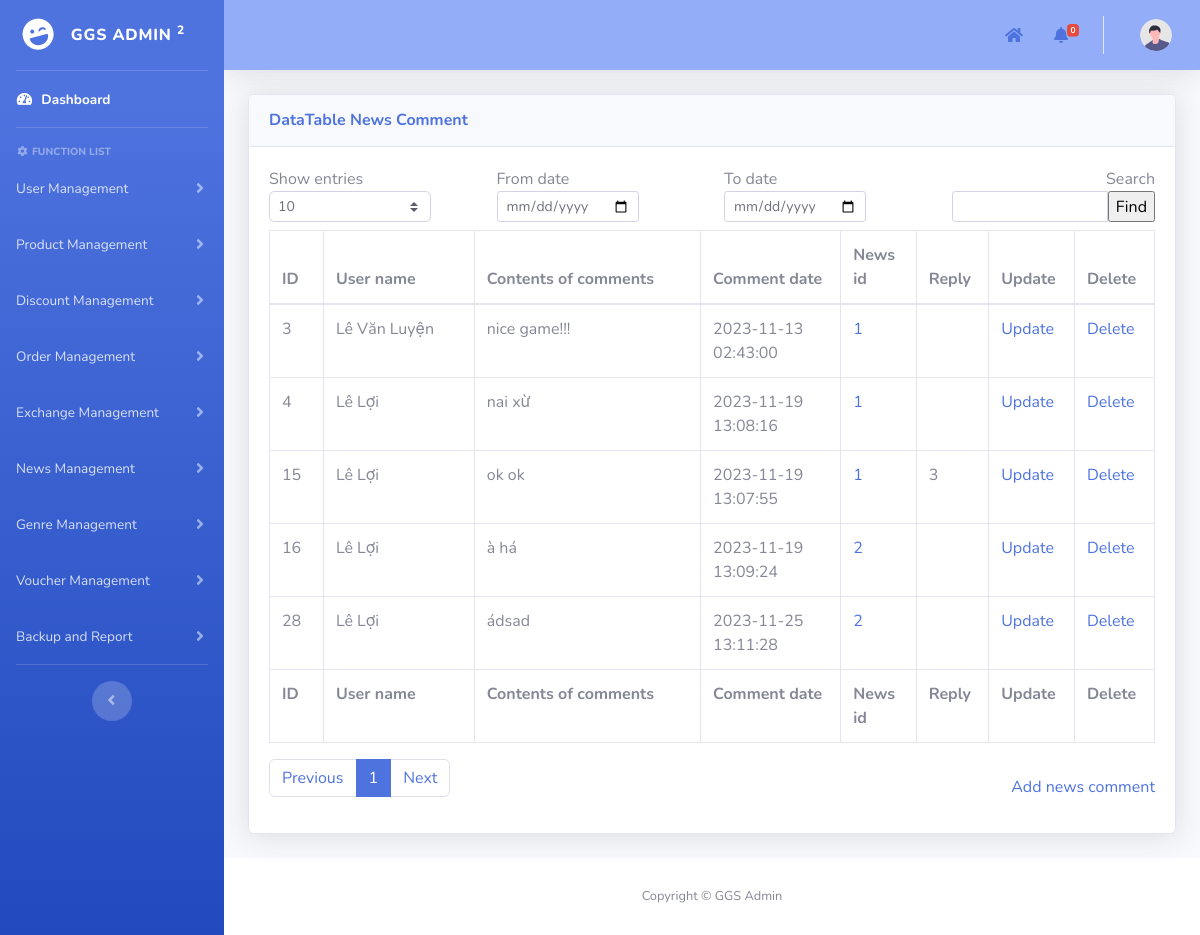
Before: /admin/pages/newsManagement/news_comments.php with the older database file.
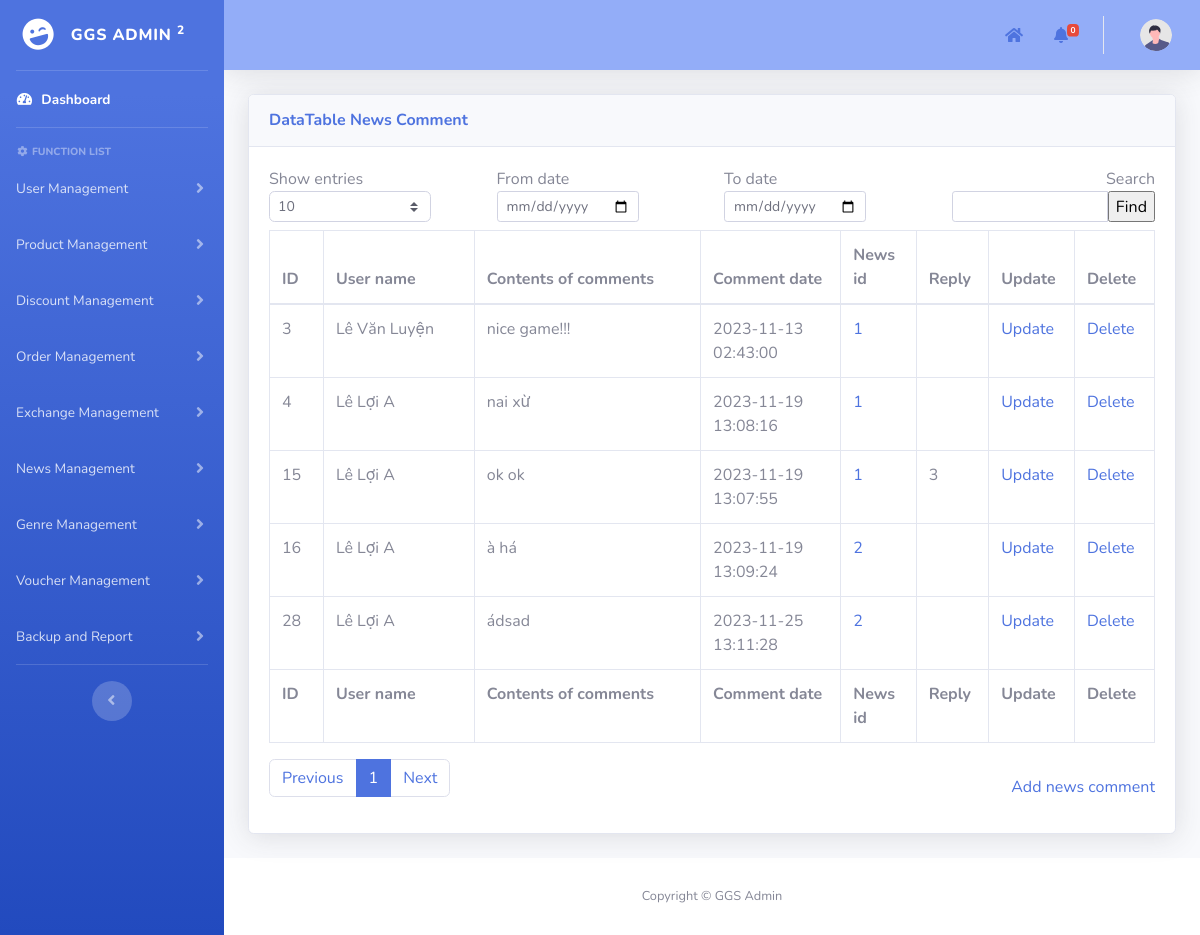
After: the same page with the newer database file.
### tables this page shows
CREATE TABLE `news_comments` (
  `id` int(11) NOT NULL AUTO_INCREMENT,
  `comment` text NOT NULL,
  `comment_date` datetime NOT NULL,
  `news_id` int(11) DEFAULT NULL,
  `user_id` int(11) DEFAULT NULL,
  `reply_id` int(11) DEFAULT NULL,
  PRIMARY KEY (`id`),
  KEY `news_id` (`news_id`),
  KEY `user_id` (`user_id`),
  KEY `fk_reply_id` (`reply_id`),
  CONSTRAINT `fk_reply_id` FOREIGN KEY (`reply_id`) REFERENCES `news_comments` (`id`) ON DELETE CASCADE ON UPDATE CASCADE,
  CONSTRAINT `news_comments_ibfk_1` FOREIGN KEY (`news_id`) REFERENCES `news` (`id`),
  CONSTRAINT `news_comments_ibfk_2` FOREIGN KEY (`user_id`) REFERENCES `users` (`id`)
);

CREATE TABLE `users` (
  `id` int(11) NOT NULL AUTO_INCREMENT,
  `username` varchar(50) NOT NULL,
  `password` varchar(100) NOT NULL,
  `role` enum('user','manufacturer','developer') NOT NULL,
  `full_name` varchar(60) NOT NULL,
  `phone_number` varchar(10) NOT NULL,
  `email` varchar(100) NOT NULL,
  `Gcoin` int(11) NOT NULL DEFAULT 0,
  `locked_until` date DEFAULT NULL,
  `login_attempts` int(11) NOT NULL,
  `lastest_login` date NOT NULL DEFAULT '1900-01-01',
  PRIMARY KEY (`id`)
);

### admin/pages/add_template.php (called while the page is built, shortened)
<?php
include("../template/template.php");
?>

### admin/pages/newsManagement/news_comments.php (the view, shortened to what the changed rows need)
<?php
include("../add_template.php");
function main()
{
    include("../../../mod/database_connection.php");
    $search = isset($_POST["search"]) ? $_POST["search"] : "";
    $show_entries = isset($_POST["show_entries"]) ? $_POST["show_entries"] : 10;
    $from_date = isset($_POST["from_date"]) ? $_POST["from_date"] : "";
    $to_date = isset($_POST["to_date"]) ? $_POST["to_date"] : "";
    if (isset($_GET['page'])) {
        $page = $_GET['page'];
    } else {
        $page = 1;
    }
    if ($page == 1) {
        $begin = 0;
    } else {
        $begin = ($page * $show_entries) - $show_entries;
    }
    $query = "SELECT nc.*, u.full_name FROM news_comments nc, users u WHERE nc.user_id = u.id AND u.full_name LIKE ? ";
    $params = array("%" . $search . "%");
    $query .= "LIMIT ?, ?";
    $params[] = $begin;
    $params[] = $show_entries;
    $stmt = $conn->prepare($query);
    $stmt->bind_param(str_repeat("s", count($params)), ...$params);
    if (!$stmt->execute()) {
        die("Execute failed: " . $stmt->error);
    }
    $result = $stmt->get_result();
    ?>
    <div class="container-fluid">
        <form method="post" name="frmDataDiscount">
            <div class="card shadow mb-4">
                <div class="card-body">
                    <div class="table-responsive">
                        <div id="dataTable_wrapper" class="dataTables_wrapper dt-bootstrap4">
                            <div id="table_data_return">
                                <div class="row">
                                    <div class="col-sm-12">
                                        <table class="table table-bordered dataTable" id="dataTable" width="100%"
                                            cellspacing="0" role="grid" aria-describedby="dataTable_info"
                                            style="width: 100%;">
                                            <thead>
                                                <tr role="row">
                                                    <th class="sorting sorting_asc" tabindex="0" aria-controls="dataTable"
                                                        rowspan="1" colspan="1" aria-sort="ascending"
                                                        aria-label="ID: activate to sort column descending"
                                                        style="width: 50px;">
                                                        ID
                                                    </th>
                                                    <th class="sorting" tabindex="0" aria-controls="dataTable" rowspan="1"
                                                        colspan="1"
                                                        aria-label="Publish date: activate to sort column ascending"
                                                        style="width: 140px;">
                                                        User name
                                                    </th>
                                                    <th class="sorting" tabindex="0" aria-controls="dataTable" rowspan="1"
                                                        colspan="1"
                                                        aria-label="Contents of comments: activate to sort column ascending"
                                                        style="width: 210px;">
                                                        Contents of comments</th>
                                                    <th class="sorting" tabindex="0" aria-controls="dataTable" rowspan="1"
                                                        colspan="1" style="width: 130px;"
                                                        aria-label="Category: activate to sort column ascending"
                                                        style="width: 150px;">
                                                        Comment date
                                                    </th>
                                                    <th class="sorting" tabindex="0" aria-controls="dataTable" rowspan="1"
                                                        colspan="1"
                                                        aria-label="Publish date: activate to sort column ascending"
                                                        style="width: 70px;">
                                                        News id
                                                    </th>
                                                    <th class="sorting" tabindex="0" aria-controls="dataTable" rowspan="1"
                                                        colspan="1" aria-label="Reply: activate to sort column ascending"
                                                        style="width: 60px;">
                                                        Reply
                                                    </th>
                                                    <th class="sorting" tabindex="0" aria-controls="dataTable" rowspan="1"
                                                        colspan="1" aria-label="Age: activate to sort column ascending"
                                                        style="width: 70px;">Update
                                                    </th>
                                                    <th class="sorting" tabindex="0" aria-controls="dataTable" rowspan="1"
                                                        colspan="1" aria-label="Age: activate to sort column ascending"
                                                        style="width: 70px;">Delete
                                                    </th>
                                                </tr>
                                            </thead>
                                            <tfoot>
                                                <tr>
                                                    <th rowspan="1" colspan="1">ID</th>
                                                    <th rowspan="1" colspan="1">User name</th>
                                                    <th rowspan="1" colspan="1">Contents of comments</th>
                                                    <th rowspan="1" colspan="1">Comment date</th>
                                                    <th rowspan="1" colspan="1">News id</th>
                                                    <th rowspan="1" colspan="1">Reply</th>
                                                    <th rowspan="1" colspan="1">Update</th>
                                                    <th rowspan="1" colspan="1">Delete</th>
                                                </tr>
                                            </tfoot>
                                            <tbody>
                                                <?php
                                                if ($from_date != "" && $to_date != "" && $from_date > $to_date) {
                                                    echo '<td></td><td style="border: none;">Error: Start date must be greater than end date</td>';
                                                } else {
                                                    if ($result->num_rows > 0) {
                                                        while ($row = $result->fetch_assoc()) { ?>
                                                            <tr>
                                                                <td>
                                                                    <?php echo $row['id']; ?>
                                                                </td>
                                                                <td>
                                                                    <?php echo $row['full_name']; ?>
                                                                </td>
                                                                <td>
                                                                    <?php echo $row['comment']; ?>
                                                                </td>
                                                                <td>
                                                                    <?php echo $row['comment_date']; ?>
                                                                </td>
                                                                <td>
                                                                    <a href="news_management.php?id=<?= $row['news_id'] ?>">
                                                                        <?= $row['news_id'] ?>
                                                                    </a>
                                                                </td>
                                                                <td>
                                                                    <?php echo $row['reply_id']; ?>
                                                                </td>
                                                                <td>
                                                                    <a
                                                                        href="update_news_comment.php?id=<?php echo $row['id']; ?>">Update</a>
                                                                </td>
                                                                <td>
                                                                    <a
                                                                        href="javascript:deleteItem(<?php echo $row['id']; ?>)">Delete</a>
                                                                </td>
                                                            </tr>
                                                            <?php
                                                        }
                                                    } else {
                                                        echo '<td style="border: none;">No results found.</td>';
                                                    }
                                                }
                                                ?>
                                            </tbody>
                                        </table>
                                    </div>
                                </div>
                            </div>
                        </div>
                    </div>
                </div>
            </div>
        </form>
    </div>
<?php }
?>

Changed rows visible on the page:
changed through a linked row, news_comments "nai xừ": user.full_name "Lê Lợi" → "Lê Lợi A"
changed through a linked row, news_comments "ok ok": user.full_name "Lê Lợi" → "Lê Lợi A"
changed through a linked row, news_comments "à há": user.full_name "Lê Lợi" → "Lê Lợi A"
changed through a linked row, news_comments "ádsad": user.full_name "Lê Lợi" → "Lê Lợi A"
